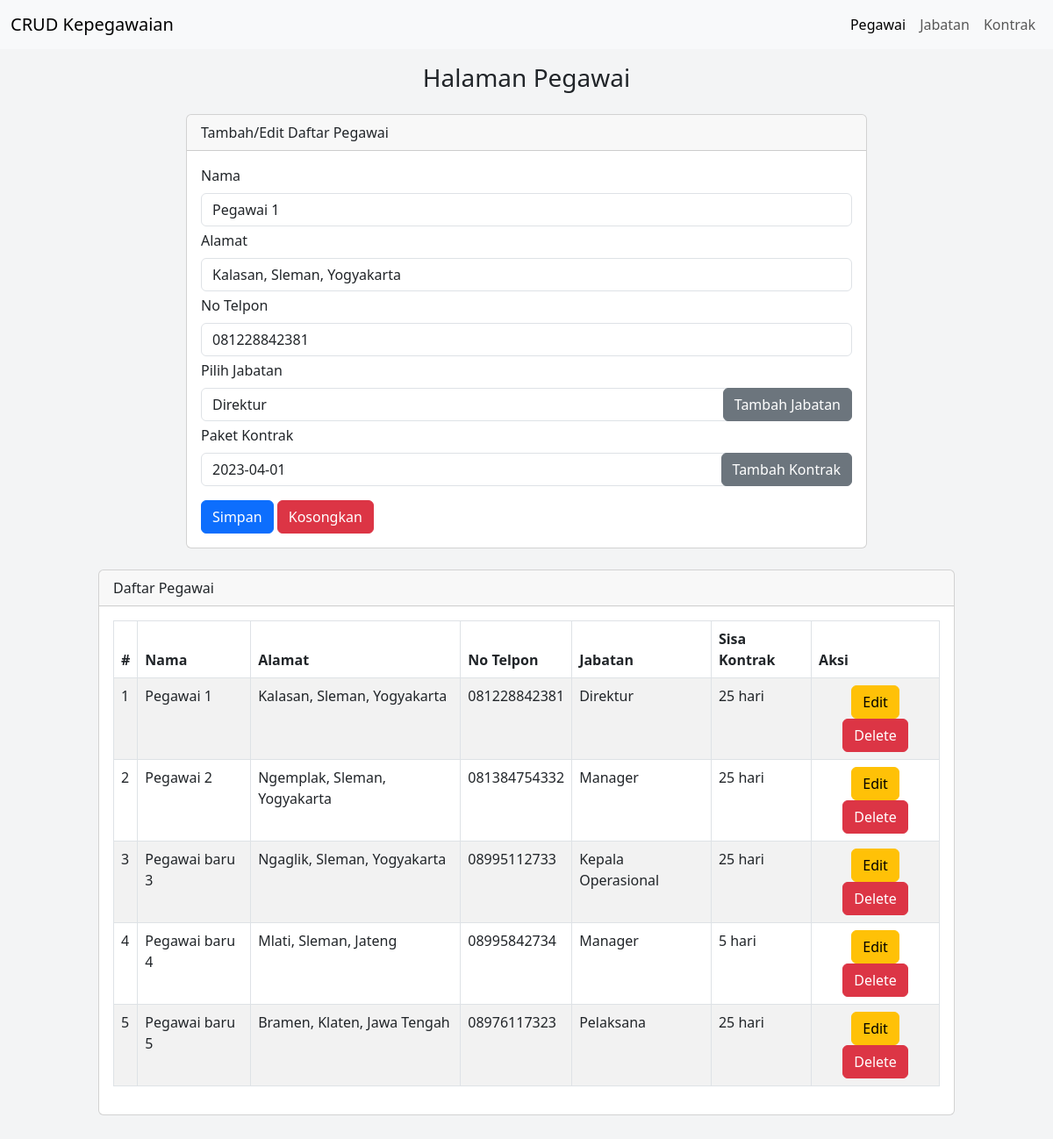
The page /index.php?hal=edit&id=1 on the database its author committed.
### tables this page shows
CREATE TABLE `pegawai` (
  `id_pegawai` int(11) NOT NULL,
  `nama` varchar(50) NOT NULL,
  `alamat` varchar(100) NOT NULL,
  `no_telpon` varchar(14) NOT NULL,
  `id_jabatan` int(11) NOT NULL,
  `id_kontrak` int(11) NOT NULL
);

CREATE TABLE `jabatan` (
  `id_jabatan` int(11) NOT NULL,
  `nama_jabatan` varchar(50) NOT NULL,
  `deskripsi` varchar(100) NOT NULL,
  `gaji` bigint(8) NOT NULL
);

CREATE TABLE `kontrak` (
  `id_kontrak` int(11) NOT NULL,
  `nama_kontrak` varchar(50) NOT NULL,
  `tgl_mulai` date NOT NULL,
  `durasi` int(11) NOT NULL
);

### index.php (the view, shortened to what this page needs)
<?php
    include "inc/koneksi.php";
    if(isset($_GET['hal'])){
        if($_GET['hal'] == "edit"){
            $viewdata = mysqli_query($conn, "SELECT * FROM pegawai WHERE id_pegawai = '$_GET[id]' ");
            $data = mysqli_fetch_array($viewdata);
            if($data){
                $var_nama = $data['nama'];
                $var_alamat = $data['alamat'];
                $var_notelpon = $data['no_telpon'];
                $var_jabatan = $data['id_jabatan'];
                $var_kontrak = $data['id_kontrak'];
            }
        }else if($_GET['hal'] == "delete"){
            $delete = mysqli_query($conn, "DELETE FROM pegawai WHERE id_pegawai = '$_GET[id]' ");
            if($delete){
                echo "<script>
                    alert('Hapus data Sukses!');
                    document.location='index.php';
                </script>";
            }
        }
    }
?>
<!DOCTYPE html>
<html lang="en">
<head>
    <link rel="stylesheet" href="inc/style.css">
    <link href="https://cdn.jsdelivr.net/npm/bootstrap@5.3.0/dist/css/bootstrap.min.css" rel="stylesheet">
</head>
<body class="overflow-x-hidden">
    <section class="min-vh-100" style="background-color: #f3f4f5;">
        <?php include "inc/navbar.php";?>
        <div class="mt-3">
            <h3 class="row justify-content-center">Halaman Pegawai</h3>
        </div>
        <div class="mx-auto row justify-content-center">
        <div class="col-md-8">
            <div class="card mt-3 mb-2">
                <div class="card-header">
                    Tambah/Edit Daftar Pegawai
                </div>
                <div class="card-body">
                    <form action="" method="post">
                        <div class="mb-1">
                            <label for="tb_nama" class="form-label">Nama</label>
                            <input type="text" name="tb_nama" value="<?=@$var_nama?>" class="form-control">
                        </div>
                        <div class="mb-1">
                            <label for="tb_alamat" class="form-label">Alamat</label>
                            <input type="text" name="tb_alamat" value="<?=@$var_alamat?>" class="form-control">
                        </div>
                        <div class="mb-1">
                            <label for="tb_notelpon" class="form-label">No Telpon</label>
                            <input type="text" name="tb_notelpon" value="<?=@$var_notelpon?>" class="form-control">
                        </div>
                        <label for="select_jabatan" class="form-label">Pilih Jabatan</label> <br\>
                        <div class="mb-1 select-wrapper">
                            <select name="select_jabatan" value="<?=@$var_jabatan?>" class="form-control">
                                <?php
                                    $query = "SELECT id_jabatan, nama_jabatan FROM jabatan";
                                    $hasil = mysqli_query($conn, $query);
                                    if (isset($_GET['hal']) && $_GET['hal'] === 'edit' && isset($_GET['id'])) {
                                        $id_pegawai = $_GET['id'];
                                        $query_pegawai = "SELECT id_jabatan FROM pegawai WHERE id_pegawai = $id_pegawai";
                                        $result_pegawai = mysqli_query($conn, $query_pegawai);
                                        $data_pegawai = mysqli_fetch_assoc($result_pegawai);
                                        $selected_jabatan = $data_pegawai['id_jabatan'];
                                        while ($data = mysqli_fetch_assoc($hasil)) {
                                            if ($data['id_jabatan'] == $selected_jabatan) {
                                                echo "<option value='" . $data['id_jabatan'] . "' selected>" . $data['nama_jabatan'] . "</option>";
                                            } else {
                                                echo "<option value='" . $data['id_jabatan'] . "'>" . $data['nama_jabatan'] . "</option>";
                                            }
                                        }
                                    } else {
                                        echo "<option value='' disabled selected>- Pilih Jabatan -</option>";
                                        while ($data = mysqli_fetch_assoc($hasil)) {
                                            echo "<option value='" . $data['id_jabatan'] . "'>" . $data['nama_jabatan'] . "</option>";
                                        }
                                    }
                                ?>
                            </select>
                            <a href="jabatan.php" class="btn btn-secondary">Tambah Jabatan</a>
                        </div>
                        <label for="select_kontrak" class="form-label">Paket Kontrak</label> <br/>
                        <div class="mb-3 select-wrapper">
                            <select name="select_kontrak" value="<?=@$var_kontrak?>" class="form-control">
                                <?php
                                    $query = "SELECT * FROM kontrak";
                                    $hasil = mysqli_query($conn, $query);
                                    if (isset($_GET['hal']) && $_GET['hal'] === 'edit' && isset($_GET['id'])) {
                                        $id_pegawai = $_GET['id'];
                                        $query_pegawai = "SELECT id_kontrak FROM pegawai WHERE id_pegawai = $id_pegawai";
                                        $result_pegawai = mysqli_query($conn, $query_pegawai);
                                        $data_pegawai = mysqli_fetch_assoc($result_pegawai);
                                        $selected_kontrak = $data_pegawai['id_kontrak'];
                                        while ($data = mysqli_fetch_assoc($hasil)) {
                                            if ($data['id_kontrak'] == $selected_kontrak) {
                                                echo "<option value='" . $data['id_kontrak'] . "' selected>" . $data['tgl_mulai'] . "</option>";
                                            } else {
                                                echo "<option value='" . $data['id_kontrak'] . "'>" . $data['tgl_mulai'] . "</option>";
                                            }
                                        }
                                    } else {
                                        echo "<option value='' disabled selected>- Pilih Paket Kontrak -</option>";
                                        while ($data = mysqli_fetch_assoc($hasil)) {
                                            echo "<option value='" . $data['id_kontrak'] . "'>" . $data['nama_kontrak'] . "</option>";
                                        }
                                    }
                                ?>
                            </select>
                            <a href="kontrak.php" class="btn btn-secondary">Tambah Kontrak</a>
                        </div>
                        <div>
                            <button type="submit" class="btn btn-primary" name="btn_simpan" >Simpan</button>
                            <button type="reset" class="btn btn-danger" name="btn_reset" >Kosongkan</button>
                        </div>
                    </form>
                </div>
            </div>
        </div>
        </div>
        <div class="mx-auto row justify-content-center pb-5">
        <div class="col-md-10">
            <div class="card mt-3 mb-2">
                <div class="card-header">
                    Daftar Pegawai
                </div>
                <div class="card-body overflow-x-auto">
                    <table class="table table-bordered table-striped">
                        <thead>
                            <tr>
                                <th>#</th>
                                <th>Nama</th>
                                <th>Alamat</th>
                                <th>No Telpon</th>
                                <th>Jabatan</th>
                                <th>Sisa Kontrak</th>
                                <th>Aksi</th>
                            </tr>
                        </thead>
                        <tbody>
                            <?php
                                $no=1;
                                $result = mysqli_query($conn, "SELECT * FROM pegawai
                                INNER JOIN jabatan ON pegawai.id_jabatan = jabatan.id_jabatan
                                INNER JOIN kontrak ON pegawai.id_kontrak = kontrak.id_kontrak");
                                while ($data = mysqli_fetch_array($result)) :
                            ?>
                                <tr>
                                    <td><?=$no++;?></td>
                                    <td><?=$data['nama']?></td>
                                    <td><?=$data['alamat']?></td>
                                    <td><?=$data['no_telpon']?></td>
                                    <td><?=$data['nama_jabatan']?></td>
                                    <td>
                                        <?php
                                            $tgl_mulai = $data['tgl_mulai'];
                                            $durasi = $data['durasi'];
                                            $tgl_berakhir = date('Y-m-d', strtotime($tgl_mulai . ' + ' . $durasi . ' days'));
                                            $tgl_sekarang = date('Y-m-d');
                                            $sisa_hari = floor((strtotime($tgl_berakhir) - strtotime($tgl_sekarang)) / (60 * 60 * 24));
                                            echo $sisa_hari . " hari";
                                        ?>
                                    </td>
                                    <td class="text-center">
                                        <a href="index.php?hal=edit&id=<?=$data['id_pegawai']?>">
                                            <button type="button" class="btn btn-warning">Edit</button>
                                        </a>
                                        <a href="index.php?hal=delete&id=<?=$data['id_pegawai']?>">
                                            <button type="button" class="btn btn-danger">Delete</button>
                                        </a>
                                    </td>
                                </tr>
                            <?php endwhile;  ?>
                        </tbody>
                    </table>
                </div>
            </div>
        </div>
        </div>
    </section>
</body>
</html>

### inc/style.css (style rules this page uses)
.select-wrapper { position: relative; display: inline-block; width: 100%; }
.select-wrapper .btn { position: absolute; top: 0; right: 0; height: 100%; }

### rows shown on the page
pegawai: tb_nama "Pegawai 1", tb_alamat "Kalasan, Sleman, Yogyakarta", tb_notelpon "081228842381", nama "Pegawai 1", alamat "Kalasan, Sleman, Yogyakarta", no_telpon "081228842381", id_jabatan.nama_jabatan "Direktur", id_kontrak.durasi "25"
pegawai: nama "Pegawai 2", alamat "Ngemplak, Sleman, Yogyakarta", no_telpon "081384754332", id_jabatan.nama_jabatan "Manager", id_kontrak.durasi "25"
pegawai: nama "Pegawai baru 3", alamat "Ngaglik, Sleman, Yogyakarta", no_telpon "08995112733", id_jabatan.nama_jabatan "Kepala Operasional", id_kontrak.durasi "25"
pegawai: nama "Pegawai baru 4", alamat "Mlati, Sleman, Jateng", no_telpon "08995842734", id_jabatan.nama_jabatan "Manager", id_kontrak.durasi "5"
pegawai: nama "Pegawai baru 5", alamat "Bramen, Klaten, Jawa Tengah", no_telpon "08976117323", id_jabatan.nama_jabatan "Pelaksana", id_kontrak.durasi "25"

### other values the page prints
form field select_jabatan "Direktur"
form field select_kontrak "2023-04-01"
